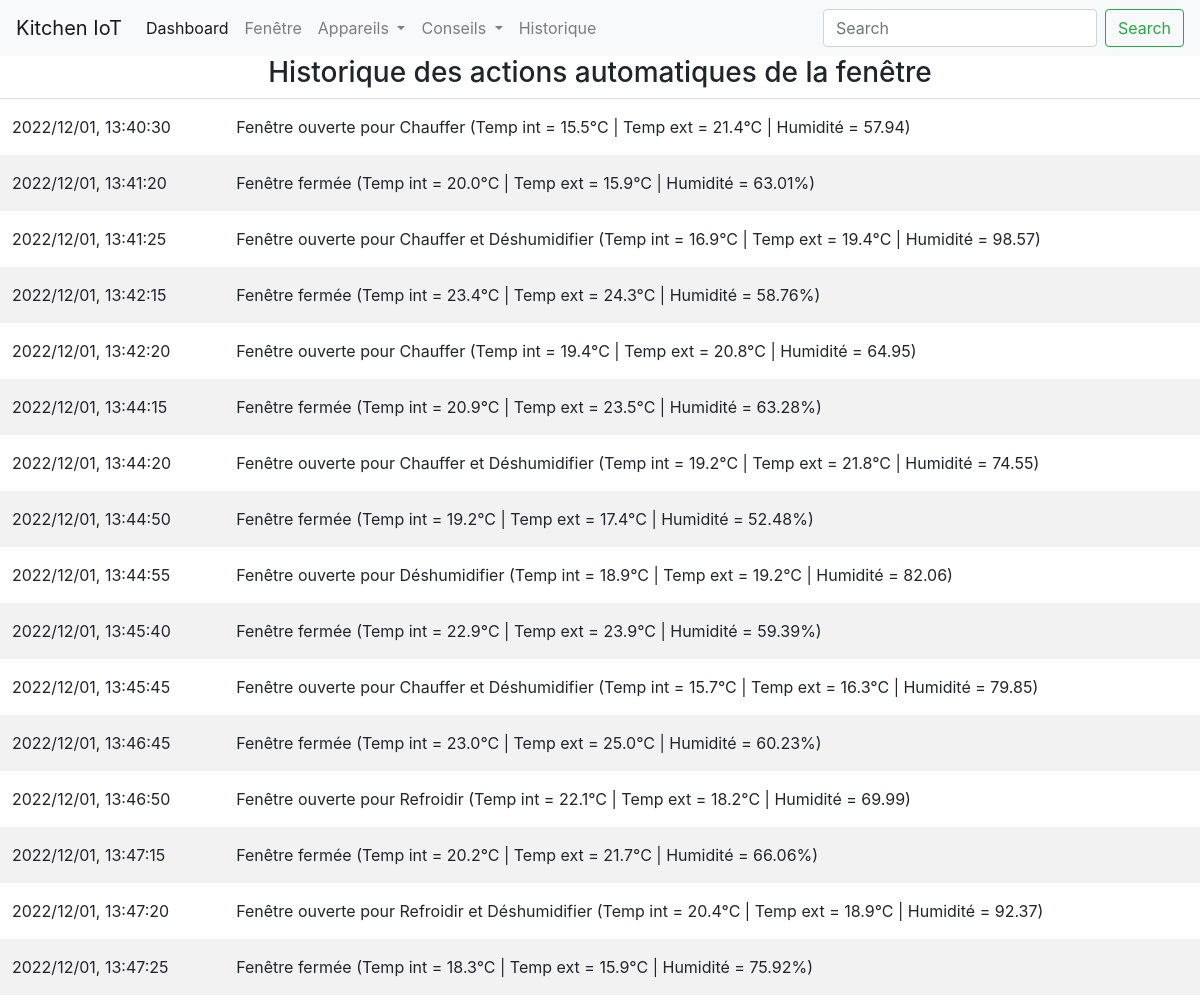
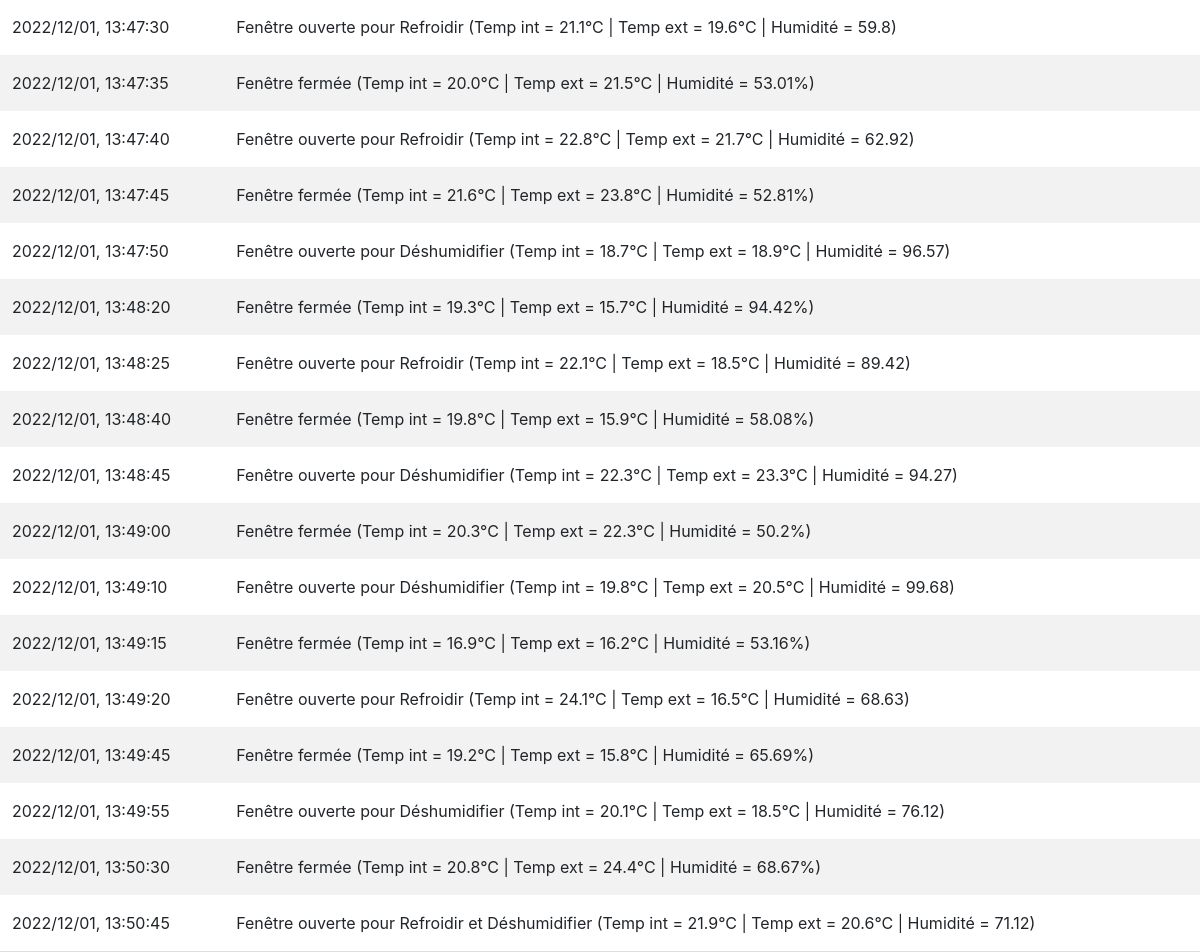
The page /window/ on the database its author committed (2 pictures, top to bottom).
### app/models.py (models this page shows, shortened)
class WindowLog(db.Model):
    __tablename__ = "window_log"
    id = db.Column(db.Integer, primary_key=True, autoincrement=True)
    action = db.Column(db.String, nullable=False)
    datetime = db.Column(db.DateTime, nullable=False)
    def get_serializable_action(self):
        return {"datetime":self.datetime.strftime("%Y/%m/%d, %H:%M:%S"), "action":self.action}

### app/routes.py (the view)
@app.route("/window/")
def window():
    with app.app_context():
        log = list(map(lambda x: x.get_serializable_action(), list(WindowLog.query.all())))
    return render_template("window/log.html", log=log)

### app/templates/window/log.html (shortened to what this page needs)
{% extends "index.html" %}
{% block content %}
<head>
    <link rel="stylesheet" href="{{url_for('static', filename='css/window.css')}}" />
</head>
<body>
<div class="main">
        <h3 style="text-align: center;">Historique des actions automatiques de la fenêtre</h3>
        <table id="window_log">
            {% for action in log %}
            <tr>
                <td>{{action["datetime"]}}</td>
                <td>{{action["action"]}}</td>
            </tr>
            {% endfor %}
        </table>
    </div>
</body>
{% endblock %}

### app/templates/index.html (shortened to what this page needs)
<!DOCTYPE html>
<html lang="en">
<head>
    <link rel="stylesheet" href="https://stackpath.bootstrapcdn.com/bootstrap/4.4.1/css/bootstrap.min.css"
>
</head>
<body>
    <nav class="navbar navbar-expand-lg navbar-light bg-light">
        <a class="navbar-brand" href="#">Kitchen IoT</a>
        <div class="collapse navbar-collapse" id="navbarSupportedContent">
            <ul class="navbar-nav mr-auto">
                <li class="nav-item active">
                    <a class="nav-link" href="/">Dashboard <span class="sr-only">(current)</span></a>
                </li>
                <li class="nav-item">
                <li class="nav-item">
                    <a class="nav-link" href="/window">Fenêtre</a>
                </li>
                <li class="nav-item dropdown">
                    <a class="nav-link dropdown-toggle" href="#" id="navbarDropdown" role="button" data-toggle="dropdown"
                       aria-haspopup="true" aria-expanded="false">
                        Appareils
                    </a>
                </li>
                <li class="nav-item dropdown">
                    <a class="nav-link dropdown-toggle" href="#" id="navbarDropdown" role="button" data-toggle="dropdown"
                       aria-haspopup="true" aria-expanded="false">
                        Conseils
                    </a>
                </li>
                <li class="nav-item">
                    <a class="nav-link " href="/energy_history">Historique</a>
                </li>
            </ul>
            <form class="form-inline my-2 my-lg-0">
                <input class="form-control mr-sm-2" type="search" placeholder="Search" aria-label="Search">
                <button class="btn btn-outline-success my-2 my-sm-0" type="submit">Search</button>
            </form>
        </div>
    </nav>
    {% block content %}
    {% endblock %}
</body>

### app/static/css/window.css (style rules this page uses)
* { box-sizing: border-box; }
.main { margin-left:-5px; margin-right:-5px; }
table { border-collapse: collapse; border-spacing: 0; width: 100%; border: 1px solid #ddd; }
th, td { text-align: left; padding: 16px; }
tr:nth-child(even) { background-color: #f2f2f2; }

### rows shown on the page
WindowLog: datetime "2022/12/01, 13:40:30", action "Fenêtre ouverte pour Chauffer (Temp int = 15.5°C | Temp ext = 21.4°C | Humidité = 57.94)"
WindowLog: datetime "2022/12/01, 13:41:20", action "Fenêtre fermée (Temp int = 20.0°C | Temp ext = 15.9°C | Humidité = 63.01%)"
WindowLog: datetime "2022/12/01, 13:41:25", action "Fenêtre ouverte pour Chauffer et Déshumidifier (Temp int = 16.9°C | Temp ext = 19.4°C | Humidité = 98.57)"
WindowLog: datetime "2022/12/01, 13:42:15", action "Fenêtre fermée (Temp int = 23.4°C | Temp ext = 24.3°C | Humidité = 58.76%)"
WindowLog: datetime "2022/12/01, 13:42:20", action "Fenêtre ouverte pour Chauffer (Temp int = 19.4°C | Temp ext = 20.8°C | Humidité = 64.95)"
WindowLog: datetime "2022/12/01, 13:44:15", action "Fenêtre fermée (Temp int = 20.9°C | Temp ext = 23.5°C | Humidité = 63.28%)"
WindowLog: datetime "2022/12/01, 13:44:20", action "Fenêtre ouverte pour Chauffer et Déshumidifier (Temp int = 19.2°C | Temp ext = 21.8°C | Humidité = 74.55)"
WindowLog: datetime "2022/12/01, 13:44:50", action "Fenêtre fermée (Temp int = 19.2°C | Temp ext = 17.4°C | Humidité = 52.48%)"
WindowLog: datetime "2022/12/01, 13:44:55", action "Fenêtre ouverte pour Déshumidifier (Temp int = 18.9°C | Temp ext = 19.2°C | Humidité = 82.06)"
WindowLog: datetime "2022/12/01, 13:45:40", action "Fenêtre fermée (Temp int = 22.9°C | Temp ext = 23.9°C | Humidité = 59.39%)"
WindowLog: datetime "2022/12/01, 13:45:45", action "Fenêtre ouverte pour Chauffer et Déshumidifier (Temp int = 15.7°C | Temp ext = 16.3°C | Humidité = 79.85)"
WindowLog: datetime "2022/12/01, 13:46:45", action "Fenêtre fermée (Temp int = 23.0°C | Temp ext = 25.0°C | Humidité = 60.23%)"
WindowLog: datetime "2022/12/01, 13:46:50", action "Fenêtre ouverte pour Refroidir (Temp int = 22.1°C | Temp ext = 18.2°C | Humidité = 69.99)"
WindowLog: datetime "2022/12/01, 13:47:15", action "Fenêtre fermée (Temp int = 20.2°C | Temp ext = 21.7°C | Humidité = 66.06%)"
WindowLog: datetime "2022/12/01, 13:47:20", action "Fenêtre ouverte pour Refroidir et Déshumidifier (Temp int = 20.4°C | Temp ext = 18.9°C | Humidité = 92.37)"
WindowLog: datetime "2022/12/01, 13:47:25", action "Fenêtre fermée (Temp int = 18.3°C | Temp ext = 15.9°C | Humidité = 75.92%)"
WindowLog: datetime "2022/12/01, 13:47:30", action "Fenêtre ouverte pour Refroidir (Temp int = 21.1°C | Temp ext = 19.6°C | Humidité = 59.8)"
WindowLog: datetime "2022/12/01, 13:47:35", action "Fenêtre fermée (Temp int = 20.0°C | Temp ext = 21.5°C | Humidité = 53.01%)"
WindowLog: datetime "2022/12/01, 13:47:40", action "Fenêtre ouverte pour Refroidir (Temp int = 22.8°C | Temp ext = 21.7°C | Humidité = 62.92)"
WindowLog: datetime "2022/12/01, 13:47:45", action "Fenêtre fermée (Temp int = 21.6°C | Temp ext = 23.8°C | Humidité = 52.81%)"
WindowLog: datetime "2022/12/01, 13:47:50", action "Fenêtre ouverte pour Déshumidifier (Temp int = 18.7°C | Temp ext = 18.9°C | Humidité = 96.57)"
WindowLog: datetime "2022/12/01, 13:48:20", action "Fenêtre fermée (Temp int = 19.3°C | Temp ext = 15.7°C | Humidité = 94.42%)"
WindowLog: datetime "2022/12/01, 13:48:25", action "Fenêtre ouverte pour Refroidir (Temp int = 22.1°C | Temp ext = 18.5°C | Humidité = 89.42)"
WindowLog: datetime "2022/12/01, 13:48:40", action "Fenêtre fermée (Temp int = 19.8°C | Temp ext = 15.9°C | Humidité = 58.08%)"
WindowLog: datetime "2022/12/01, 13:48:45", action "Fenêtre ouverte pour Déshumidifier (Temp int = 22.3°C | Temp ext = 23.3°C | Humidité = 94.27)"
WindowLog: datetime "2022/12/01, 13:49:00", action "Fenêtre fermée (Temp int = 20.3°C | Temp ext = 22.3°C | Humidité = 50.2%)"
WindowLog: datetime "2022/12/01, 13:49:10", action "Fenêtre ouverte pour Déshumidifier (Temp int = 19.8°C | Temp ext = 20.5°C | Humidité = 99.68)"
WindowLog: datetime "2022/12/01, 13:49:15", action "Fenêtre fermée (Temp int = 16.9°C | Temp ext = 16.2°C | Humidité = 53.16%)"
WindowLog: datetime "2022/12/01, 13:49:20", action "Fenêtre ouverte pour Refroidir (Temp int = 24.1°C | Temp ext = 16.5°C | Humidité = 68.63)"
WindowLog: datetime "2022/12/01, 13:49:45", action "Fenêtre fermée (Temp int = 19.2°C | Temp ext = 15.8°C | Humidité = 65.69%)"
WindowLog: datetime "2022/12/01, 13:49:55", action "Fenêtre ouverte pour Déshumidifier (Temp int = 20.1°C | Temp ext = 18.5°C | Humidité = 76.12)"
WindowLog: datetime "2022/12/01, 13:50:30", action "Fenêtre fermée (Temp int = 20.8°C | Temp ext = 24.4°C | Humidité = 68.67%)"
WindowLog: datetime "2022/12/01, 13:50:45", action "Fenêtre ouverte pour Refroidir et Déshumidifier (Temp int = 21.9°C | Temp ext = 20.6°C | Humidité = 71.12)"
